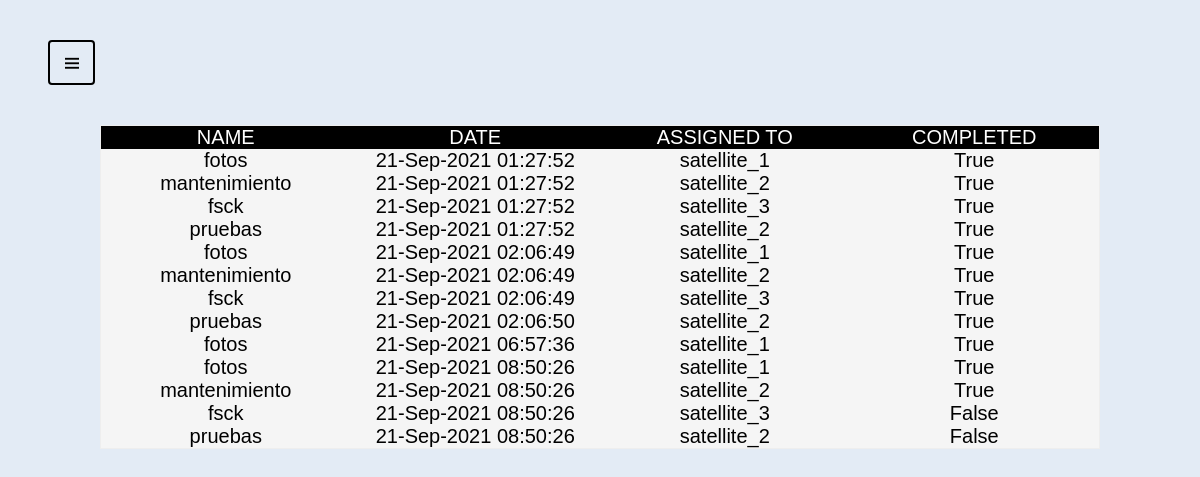
/ground_control/tasks/, run on an earlier commit of the app's database.
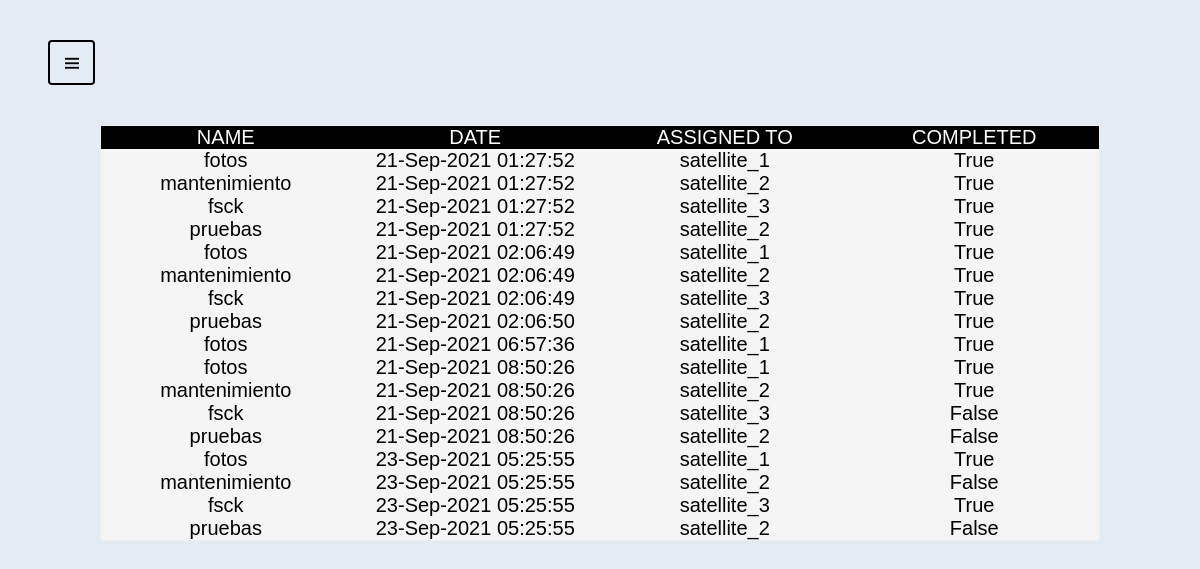
And on a later commit of the database.
### ground_control/models.py (models this page shows, shortened)
class Task(models.Model):
    name = models.CharField(max_length=100)
    date_added = models.DateTimeField(default=timezone.now)
    assigned_to = models.CharField(max_length=100) #TODO: use foreingKey
    completed = models.BooleanField()

### ground_control/views.py (the view)
# urls.py: path('tasks/', views.tasks, name='tasks'),
def tasks(request):
    context = {
        'tasks': Task.objects.all()
    }
    return render (request, 'ground_control/tasks.html', context)

### ground_control/templates/ground_control/tasks.html
{% extends "ground_control/base.html" %}
{% block content %}
<div class="container-table">
	<div class="table">
		<div class="table-header">
			<div class="header__item">Name</div>
			<div class="header__item">Date</div>
			<div class="header__item">Assigned to</div>
			<div class="header__item">Completed</div>
		</div>
		<div class="table-content">
            {% for task in tasks %}
			<div class="table-row">
				<div class="table-data">{{ task.name }}</div>
				<div class="table-data">{{ task.date_added|date:"j-M-Y h:i:s" }}</div>
				<div class="table-data">{{ task.assigned_to }}</div>
				<div class="table-data">{{ task.completed }}</div>
			</div>
            {% endfor %}
		</div>
	</div>
</div>
{% endblock content %}

### ground_control/templates/ground_control/base.html (shortened to what this page needs)
{% load static %}
<!DOCTYPE html>
<html>
<head>
    <link rel="stylesheet" type="text/css" href="{% static 'ground_control/index.css' %}">
</head>
<body>
    <details>
    <summary></summary>
    </details>
    {% block content %}
    {% endblock %}
</body>
</html>

### ground_control/static/ground_control/index.css (style rules this page uses)
.container-table { max-width: 1000px; margin-right:auto; margin-left:auto; display:flex; justify-content:center; align-items:baseline; min-height:10vh; background-color: whitesmoke; }
.table { width:100%; border:1px solid #EEEEEE; }
.table-header { display:flex; width:100%; background:#000; padding:(12 * 1.5) 0; }
.table-row { display:flex; width:100%; padding:(12 * 1.5) 0; }
.table-data, .header__item { flex: 1 1 20%; text-align:center; }
.header__item { text-transform:uppercase; color:white; text-decoration: none; position:relative; display:inline-block; padding-left: 24px; padding-right: 24px; }
:root { --primColor: rgb(227, 235, 245); --secoColor: black; --cornerRad: 4px; }
body { background-color: var(--primColor); font-family: Arial, Helvetica, sans-serif; font-size: 20px; }
details { margin: 40px; }
summary { writing-mode: vertical-lr; text-align: center; padding: 12px 10px; width: 23px; height: 17px; background-color: var(--primColor); border: 2px solid var(--secoColor); border-radius: var(--cornerRad); color: var(--secoColor); cursor: pointer; user-select: none; outline: none; transition: transform 200ms ease-in-out 0s; }
summary::before, summary::after { position: static; top: 0; left: 0; }
summary::before { content: ""; }
summary::after { content: "III"; letter-spacing: -1px; }
summary::marker { font-size: 0; }
details::before { color: var(--secoColor); position: absolute; margin-left: 80px; padding: 10px 10px; opacity: 0.4; }

What changed in the data, as far as the page shows it:
added Task: name "fotos", date_added "23-Sep-2021 05:25:55", assigned_to "satellite_1", completed "True"
added Task: name "mantenimiento", date_added "23-Sep-2021 05:25:55", assigned_to "satellite_2", completed "False"
added Task: name "fsck", date_added "23-Sep-2021 05:25:55", assigned_to "satellite_3", completed "True"
added Task: name "pruebas", date_added "23-Sep-2021 05:25:55", assigned_to "satellite_2", completed "False"
